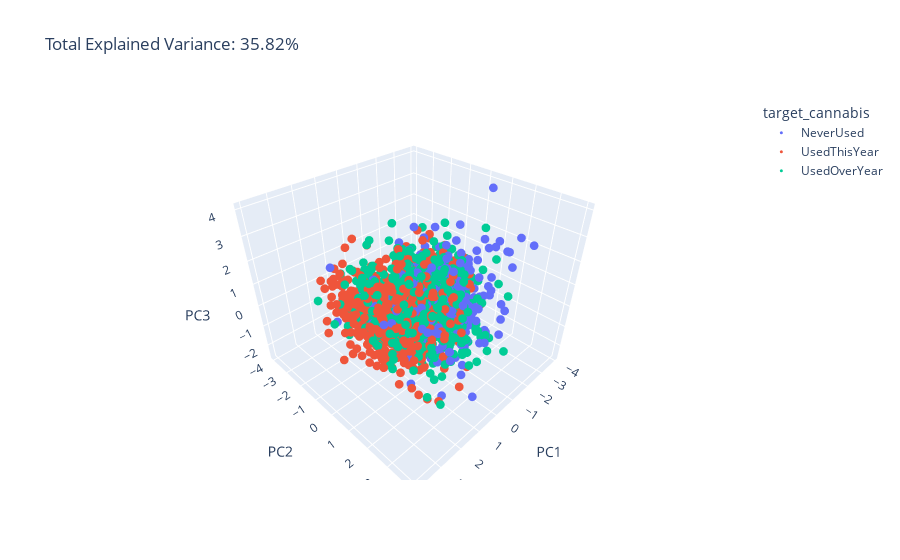

Notebook code for this chart:
### Markdown cell above
- Cette fois-ci, observons les points de notre dataset à l'aide d'une ACP ( analyse des composantes principales qui nous permet d'avoir le meileure point de vue graphiquement)

### Code cell
fig = px.scatter_3d(
    pca_df, x='PC1', y='PC2', z='PC3', color=pca_df['target_cannabis'],
    title=f'Total Explained Variance: {total_var:.2f}%',
    labels={'0': 'PC 1', '1': 'PC 2', '2': 'PC 3'}
)

fig.update_traces(marker_size = 3)
fig.show()

### Figure 1 — Plotly figure (JSON) as saved in the notebook; plotly's stock layout.template omitted (floating-point values rounded to 4 significant figures; data arrays with more than 128 entries replaced by an {"elided": "..."} marker saying what was removed)
{"data": [{"hovertemplate": "target_cannabis=NeverUsed<br>PC1=%{x}<br>PC2=%{y}<br>PC3=%{z}<extra></extra>", "legendgroup": "NeverUsed", "marker": {"color": "#636efa", "size": 3, "symbol": "circle"}, "mode": "markers", "name": "NeverUsed", "scene": "scene", "showlegend": true, "type": "scatter3d", "x": {"elided": "412 float values"}, "y": {"elided": "412 float values"}, "z": {"elided": "412 float values"}}, {"hovertemplate": "target_cannabis=UsedThisYear<br>PC1=%{x}<br>PC2=%{y}<br>PC3=%{z}<extra></extra>", "legendgroup": "UsedThisYear", "marker": {"color": "#EF553B", "size": 3, "symbol": "circle"}, "mode": "markers", "name": "UsedThisYear", "scene": "scene", "showlegend": true, "type": "scatter3d", "x": {"elided": "778 float values"}, "y": {"elided": "778 float values"}, "z": {"elided": "778 float values"}}, {"hovertemplate": "target_cannabis=UsedOverYear<br>PC1=%{x}<br>PC2=%{y}<br>PC3=%{z}<extra></extra>", "legendgroup": "UsedOverYear", "marker": {"color": "#00cc96", "size": 3, "symbol": "circle"}, "mode": "markers", "name": "UsedOverYear", "scene": "scene", "showlegend": true, "type": "scatter3d", "x": {"elided": "679 float values"}, "y": {"elided": "679 float values"}, "z": {"elided": "679 float values"}}], "layout": {"legend": {"title": {"text": "target_cannabis"}, "tracegroupgap": 0}, "scene": {"domain": {"x": [0, 1], "y": [0, 1]}, "xaxis": {"title": {"text": "PC1"}}, "yaxis": {"title": {"text": "PC2"}}, "zaxis": {"title": {"text": "PC3"}}}, "title": {"text": "Total Explained Variance: 35.82%"}}}
